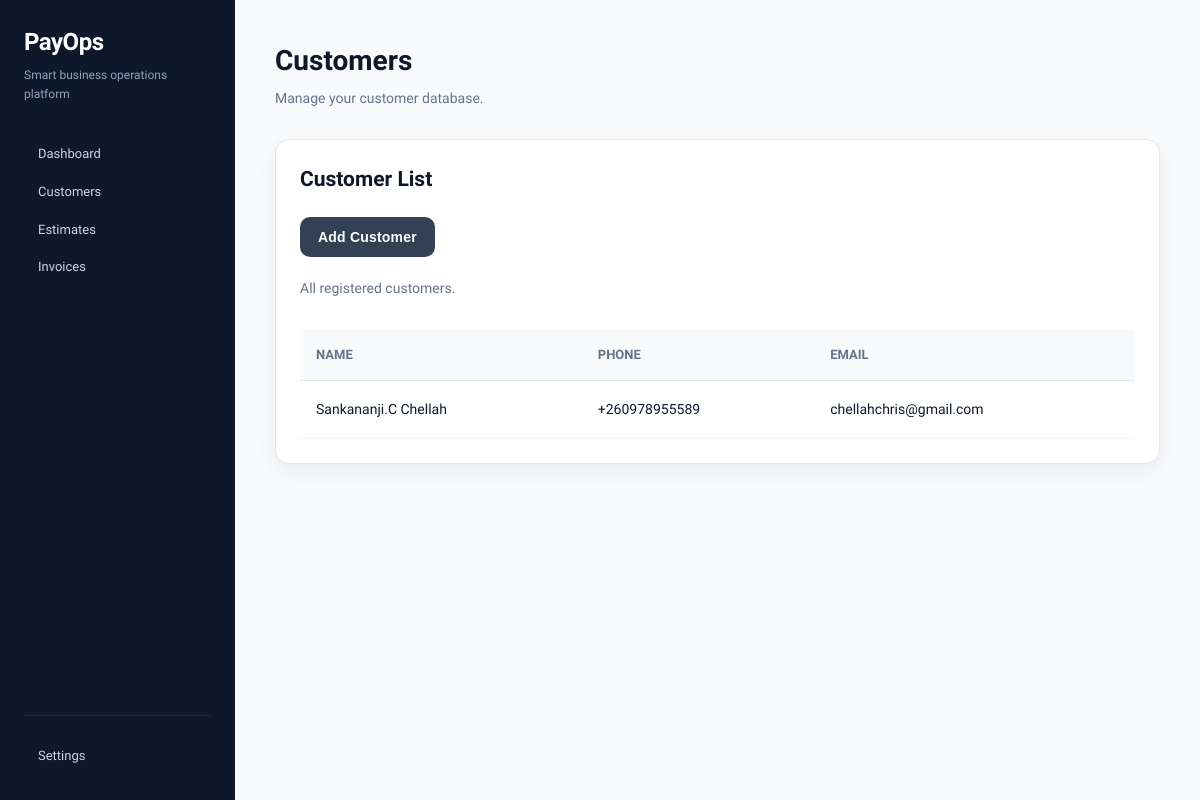
Page /customers on the committed database.
### tables this page shows
CREATE TABLE customers (

    id INTEGER PRIMARY KEY AUTOINCREMENT,

    name TEXT NOT NULL,

    company TEXT,

    email TEXT,

    phone TEXT,

    address TEXT,

    created_at TIMESTAMP DEFAULT CURRENT_TIMESTAMP

);

### app.py (the view)
@app.route("/customers")
def customers():
    connection = sqlite3.connect("invoices.db")
    cursor = connection.cursor()
    cursor.execute("""
        SELECT id, name, phone, email
        FROM customers
        ORDER BY name
    """)
    customers = cursor.fetchall()
    connection.close()
    return render_template(
        "customers.html",
        customers=customers
    )

### templates/customers.html (shortened to what this page needs)
{% extends "base.html" %}
{% block content %}
<div class="dashboard-header">
    <h1>Customers</h1>
    <p class="subtext">
        Manage your customer database.
    </p>
</div>
<div class="content-panel">
    <div class="panel-header">
        <h2>Customer List</h2>
<br>
<a href="/add_customer">
    <button>Add Customer</button>
</a>
<br><br>
        <p class="subtext">
            All registered customers.
        </p>
    </div>
    <table class="invoice-table">
        <tr>
            <th>Name</th>
            <th>Phone</th>
            <th>Email</th>
        </tr>
        {% for customer in customers %}
        <tr>
            <td>{{ customer[1] }}</td>
            <td>{{ customer[2] }}</td>
            <td>{{ customer[3] }}</td>
        </tr>
        {% endfor %}
    </table>
</div>
{% endblock %}

### static/style.css (style rules this page uses)
* { margin:0; padding:0; box-sizing:border-box; }
:root { --primary:#334155; --primary-hover:#1e293b; --success:#15803d; --danger:#b91c1c; --warning:#ca8a04; --sidebar:#0f172a; --background:#f8fafc; --card:#ffffff; --text:#0f172a; --muted:#64748b; --border:#e2e8f0; --shadow:0 8px 24px rgba(15,23,42,0.06); }
body { font-family: "Plus Jakarta Sans", sans-serif; background:var(--background); color:var(--text); font-size:14px; line-height:1.5; font-weight:400; -webkit-font-smoothing:antialiased; -moz-osx-font-smoothing:grayscale; }
h1 { font-size:28px; font-weight:700; margin-bottom:6px; }
.subtext { color:var(--muted); margin-bottom:30px; }
.content-panel { background:var(--card); border:1px solid var(--border); border-radius:14px; box-shadow:var(--shadow); padding:24px; margin-top:24px; }
.panel-header { margin-bottom:20px; }
button { background:var(--primary); color:white; border:none; padding:12px 18px; border-radius:10px; font-size:14px; font-weight:600; letter-spacing:.2px; cursor:pointer; transition:.2s; }
.content-panel a { text-decoration:none; margin-right:15px; }
table { width:100%; border-collapse:collapse; margin-top:15px; }
th { text-align:left; background:#f8fafc; padding:16px; border-bottom:2px solid var(--border); }
td { padding:16px; border-bottom:1px solid var(--border); }
.invoice-table { width:100%; border-collapse:collapse; }
.invoice-table th { text-align:left; padding:16px; font-size:13px; text-transform:uppercase; color:#64748b; border-bottom:1px solid #e5e7eb; }
.invoice-table td { padding:18px 16px; border-bottom:1px solid #edf2f7; }

### rows in the picture
customers: name "Sankananji.C Chellah", phone "+260978955589", email "chellahchris@gmail.com"
